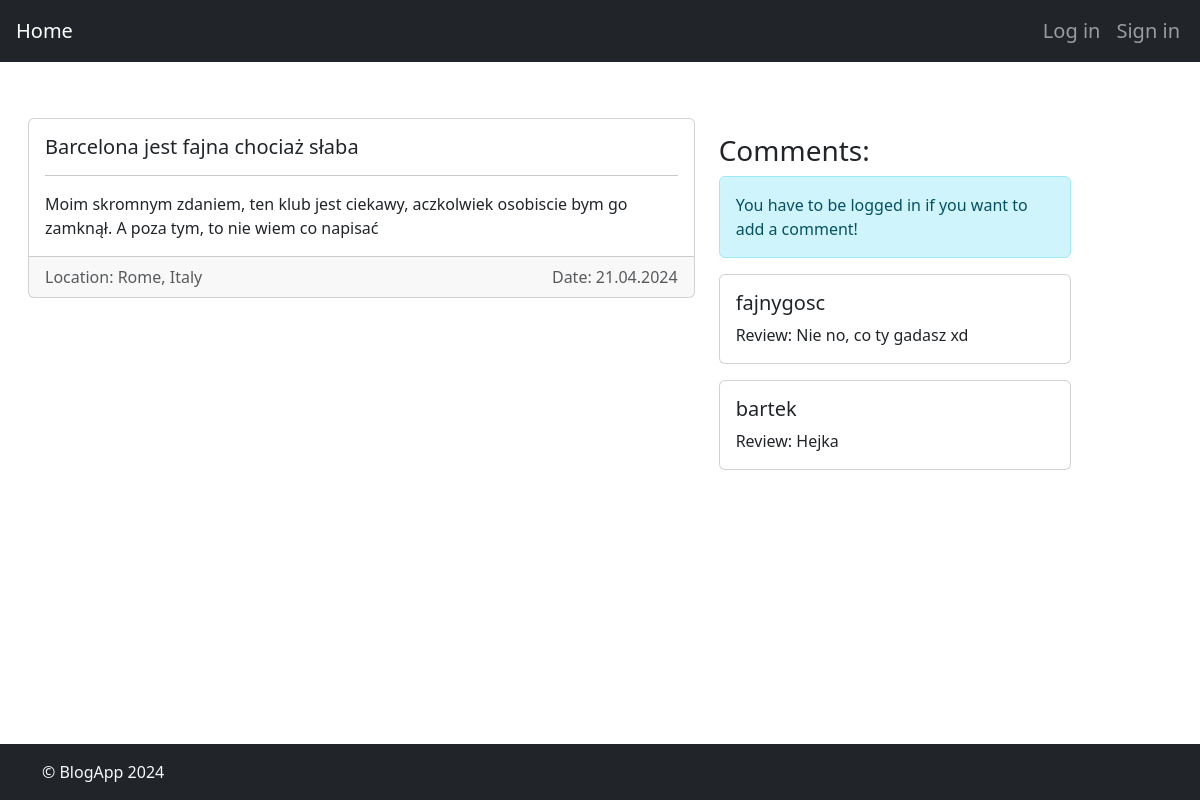
Before: /blogs/1/articles/1/ with the older database file.
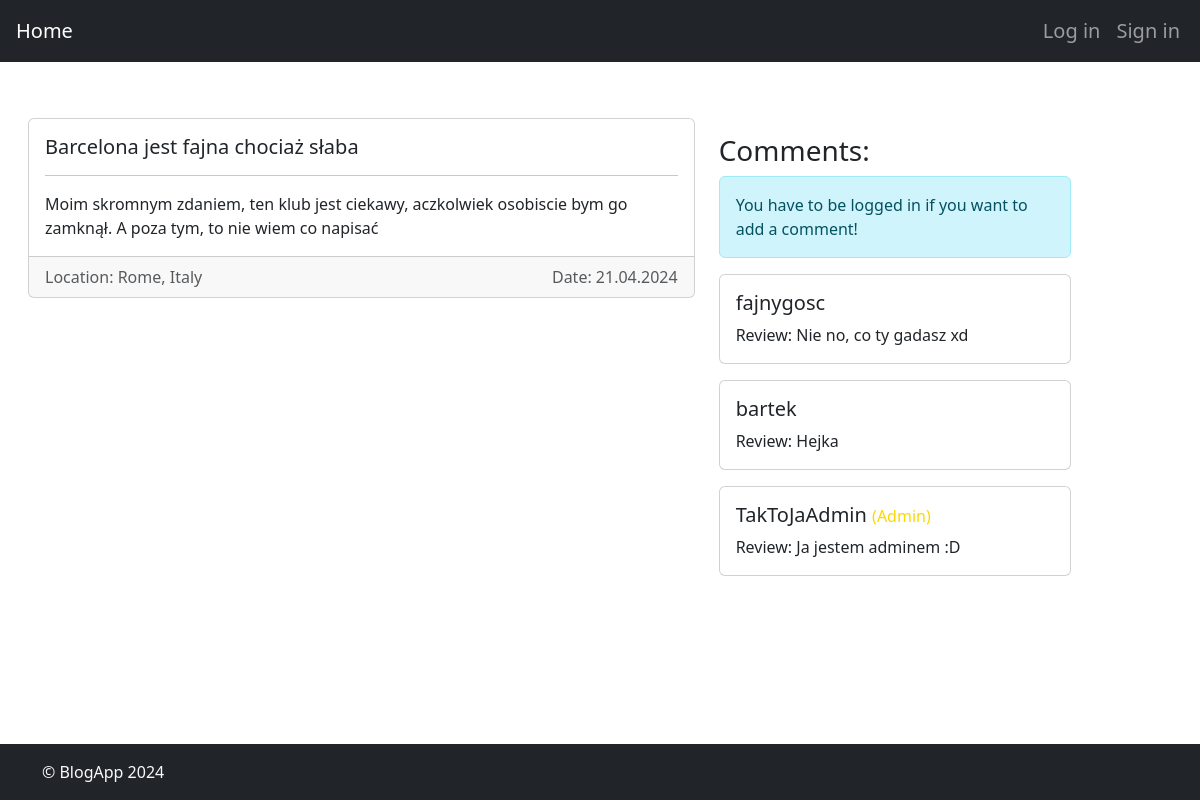
After: the same page with the newer database file.
### blogApp/models.py (models this page shows, shortened)
class Article(models.Model):
    title = models.CharField(max_length=100)
    content = models.CharField(max_length=2000)
    public = models.BooleanField(default=False)
    password = models.CharField(max_length=100, blank=True)
    date = models.CharField(max_length=100)
    location = models.CharField(max_length=100)
    blog = models.ForeignKey(Blog, on_delete=models.CASCADE)
    images = models.ManyToManyField('ArticleImage', related_name='articles', blank=True)

class Comment(models.Model):
    author = models.ForeignKey(CustomUser, on_delete=models.CASCADE)
    body = models.TextField()
    article = models.ForeignKey(Article, on_delete=models.CASCADE)

class CustomUser(AbstractUser):
    avatar = models.ImageField(upload_to='avatars/', blank=True, null=True)
    isAdmin = models.BooleanField(default=False)
    def __str__(self):
        return self.username

### blogApp/views.py (the view, shortened to what this page needs)
# urls.py: path('blogs/<int:blog_id>/articles/<int:article_id>/', views.article_detail, name='article_detail'),
def article_detail(request, blog_id, article_id):
    article = get_object_or_404(Article, pk=article_id)
    comments = article.comment_set.all()
    images = article.article_images.all()
    if request.method == 'POST':
        form = CommentForm(request.POST)
        if form.is_valid():
            comment = form.save(commit=False)
            comment.author = request.user
            comment.article = article
            comment.save()
            return redirect('article_detail', blog_id=blog_id, article_id=article.id)
    else:
        form = CommentForm()
    return render(request, 'articles/article_detail.html', {'article': article, 'comments': comments, 'form': form, 'blog_id': blog_id, 'images': images})

### blogApp/templates/articles/article_detail.html (shortened to what this page needs)
{% extends 'base.html' %}
{% block content %}
<div class="container-fluid mt-5 mb-3">
    <div class="row">
        <div class="col-md-7 order-1">
            <div class="card mb-3">
                <div class="card-body">
                    <h5 class="card-title d-flex justify-content-between align-items-center">
                        <span>
                            {{ article.title }}
                        </span>
                    </h5>
                    <hr>
                    <p class="card-text">
                        {{article.content}}
                    </p>
                </div>
                <div class="card-footer text-muted d-flex justify-content-between">
                    <span>Location: {{article.location}}</span> <span>Date: {{article.date}}</span>
                </div>
            </div>
        </div>
        <div class="col-md-5 order-2">
            <h3>Comments: </h3>
            {% if user.is_authenticated %}
            <div class="w-100">
                <form method="POST" class="mb-3">
                    {% csrf_token %}
                    <div class="mb-3">
                        <label for="id_body" class="form-label">Body</label>
                        <textarea name="body" cols="5" rows="3" required="" id="id_body"
                            class="form-control"></textarea>
                    </div>
                    <button type="submit" class="btn btn-primary">Add comment</button>
                </form>
            </div>
            {% else %}
            <div class="alert alert-info w-75" role="alert">
                You have to be logged in if you want to add a comment!
            </div>
            {% endif%}
            {% for comment in comments %}
            <div class="card mb-3 w-75">
                <div class="card-body">
                    <h5 class="card-title">
                        {{comment.author}}
                        {% if comment.author.isAdmin %}
                        <span style="color:gold;" class="fs-6">(Admin)</span>
                        {% endif %}
                    </h5>
                    <p class="card-text">Review: {{comment.body}}
                    </p>
                </div>
            </div>
            {% endfor %}
        </div>
    </div>
</div>
{% endblock %}

### blogApp/templates/base.html (shortened to what this page needs)
{% load static %}
<!DOCTYPE html>
<html lang="en">
<head>
    <link href="https://cdn.jsdelivr.net/npm/bootstrap@5.3.3/dist/css/bootstrap.min.css" rel="stylesheet"
>
    <link rel="stylesheet" href="{% static 'styles.css' %}">
</head>
<body class="d-flex flex-column vh-100">
    <nav class="navbar navbar-expand-lg bg-dark fs-5" data-bs-theme="dark">
        <div class="container-fluid">
            <a class="navbar-brand ms-1" href="/">Home</a>
            <div class="collapse navbar-collapse" id="navbarSupportedContent">
                <ul class="navbar-nav ms-auto mb-2 mb-lg-0">
                    {% if user.is_authenticated %}
                    <li class="nav-item dropdown">
                        <a class="nav-link dropdown-toggle" href="#" role="button" data-bs-toggle="dropdown"
                            aria-expanded="false">
                            Hello {{ user.username }}!
                        </a>
                        <ul class="dropdown-menu">
                            <li class="nav-item">
                                <a class="nav-link" href="{% url 'logout' %}"><svg xmlns="http://www.w3.org/2000/svg"
                                        width="20" height="20" fill="currentColor" class="bi bi-box-arrow-right"
                                        viewBox="0 0 16 16">
                                        <path fill-rule="evenodd"
                                            d="M10 12.5a.5.5 0 0 1-.5.5h-8a.5.5 0 0 1-.5-.5v-9a.5.5 0 0 1 .5-.5h8a.5.5 0 0 1 .5.5v2a.5.5 0 0 0 1 0v-2A1.5 1.5 0 0 0 9.5 2h-8A1.5 1.5 0 0 0 0 3.5v9A1.5 1.5 0 0 0 1.5 14h8a1.5 1.5 0 0 0 1.5-1.5v-2a.5.5 0 0 0-1 0z" />
                                        <path fill-rule="evenodd"
                                            d="M15.854 8.354a.5.5 0 0 0 0-.708l-3-3a.5.5 0 0 0-.708.708L14.293 7.5H5.5a.5.5 0 0 0 0 1h8.793l-2.147 2.146a.5.5 0 0 0 .708.708z" />
                                    </svg> <span>Logout</span></a>
                            </li>
                        </ul>
                    </li>
                    {% else %}
                    <li class="nav-item">
                        <a class="nav-link" href="{% url 'login' %}">Log in</a>
                    </li>
                    <li class="nav-item">
                        <a class="nav-link" href="{% url 'register' %}">Sign in</a>
                    </li>
                    {% endif %}
                </ul>
            </div>
        </div>
    </nav>
    <div class="ms-3 mt-2 mb-3">
        {% block content %}
        {% endblock %}
    </div>
    <footer class="footer bg-dark py-3 mt-auto">
        <div class="container">
            <span class="text-light">&copy; BlogApp 2024</span>
        </div>
    </footer>
</body>
</html>

### blogApp/static/styles.css (style rules this page uses)
a { text-decoration: none; }

Changed rows visible on the page:
added Comment: author "TakToJaAdmin", shows "(Admin)", body "Ja jestem adminem :D"
